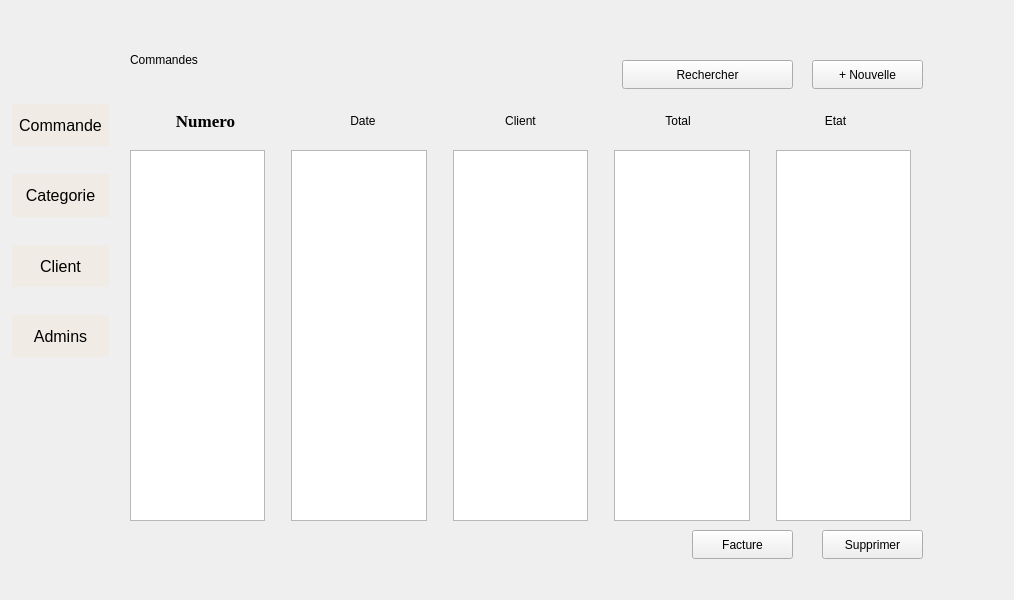
<?xml version="1.0" encoding="UTF-8"?>
<ui version="4.0">
 <class>ClientWindow</class>
 <widget class="QMainWindow" name="ClientWindow">
  <property name="geometry">
   <rect>
    <x>0</x>
    <y>0</y>
    <width>1014</width>
    <height>600</height>
   </rect>
  </property>
  <property name="windowTitle">
   <string>MainWindow</string>
  </property>
  <widget class="QWidget" name="centralwidget">
   <widget class="QStackedWidget" name="stackedWidget">
    <property name="geometry">
     <rect>
      <x>120</x>
      <y>40</y>
      <width>881</width>
      <height>541</height>
     </rect>
    </property>
    <property name="currentIndex">
     <number>2</number>
    </property>
    <widget class="QWidget" name="ClientPage">
     <widget class="QTableView" name="ClienttableView">
      <property name="geometry">
       <rect>
        <x>10</x>
        <y>30</y>
        <width>851</width>
        <height>401</height>
       </rect>
      </property>
      <property name="styleSheet">
       <string notr="true">QTableView {
    border: 1px solid #ccc;
    gridline-color: #ccc;
    background-color: #f5f5f5;
}

QTableView::item {
    padding: 5px;
    border: 1px solid #F0ECE5;
}

QHeaderView::section {
    background-color: #F0ECE5;
    color: #161A30;
    padding: 5px;
    border: 1px solid #ddd;
}

QTableView::item:selected {
    background-color: #F0ECE5;
}</string>
      </property>
     </widget>
     <widget class="QWidget" name="layoutWidget">
      <property name="geometry">
       <rect>
        <x>100</x>
        <y>460</y>
        <width>571</width>
        <height>51</height>
       </rect>
      </property>
      <layout class="QHBoxLayout" name="horizontalLayout">
       <property name="sizeConstraint">
        <enum>QLayout::SetNoConstraint</enum>
       </property>
       <property name="leftMargin">
        <number>3</number>
       </property>
       <property name="topMargin">
        <number>3</number>
       </property>
       <property name="rightMargin">
        <number>3</number>
       </property>
       <property name="bottomMargin">
        <number>3</number>
       </property>
       <item>
        <widget class="QPushButton" name="UpdateButton">
         <property name="styleSheet">
          <string notr="true">/* Estilo para los botones (QPushButton) */
QPushButton {
    font-size: 16px;
    background-color: #F0ECE5; /* Fondo marrón */
    color: black; /* Texto color negro */
    border: none;
	padding : 3px;
    border-radius: 0;
    text-align: center;
    text-decoration: none;
    display: inline-block;
    margin: 4px 2px;
    cursor: pointer;
    transition: background-color 0.3s, color 0.3s; /* Transición suave */
}

/* Cambio de color al pasar el ratón sobre el botón */
QPushButton:hover {
    background-color: #31304D; 
    color: white; 
	border : 1px solid #F0ECE5;
    border-radius: 5px;
}</string>
         </property>
         <property name="text">
          <string>Update</string>
         </property>
        </widget>
       </item>
       <item>
        <spacer name="horizontalSpacer_4">
         <property name="orientation">
          <enum>Qt::Horizontal</enum>
         </property>
         <property name="sizeHint" stdset="0">
          <size>
           <width>40</width>
           <height>20</height>
          </size>
         </property>
        </spacer>
       </item>
       <item>
        <widget class="QPushButton" name="NewButton">
         <property name="styleSheet">
          <string notr="true">/* Estilo para los botones (QPushButton) */
QPushButton {
    font-size: 16px;
    background-color: #F0ECE5; /* Fondo marrón */
    color: black; /* Texto color negro */
    border: none;
    border-radius: 0;
	padding : 3px;
    text-align: center;
    text-decoration: none;
    display: inline-block;
    margin: 4px 2px;
    cursor: pointer;
    transition: background-color 0.3s, color 0.3s; /* Transición suave */
}

/* Cambio de color al pasar el ratón sobre el botón */
QPushButton:hover {
    background-color: #31304D; 
    color: white; 
	border : 1px solid #F0ECE5;
    border-radius: 5px;
}
</string>
         </property>
         <property name="text">
          <string>New</string>
         </property>
        </widget>
       </item>
       <item>
        <spacer name="horizontalSpacer">
         <property name="orientation">
          <enum>Qt::Horizontal</enum>
         </property>
         <property name="sizeHint" stdset="0">
          <size>
           <width>40</width>
           <height>20</height>
          </size>
         </property>
        </spacer>
       </item>
       <item>
        <widget class="QPushButton" name="DeleteButton">
         <property name="styleSheet">
          <string notr="true">/* Estilo para los botones (QPushButton) */
QPushButton {
    font-size: 16px;
    background-color: #F0ECE5; /* Fondo marrón */
    color: black; /* Texto color negro */
    border: none;
    border-radius: 0;
padding : 3px;
    text-align: center;
    text-decoration: none;
    display: inline-block;
    margin: 4px 2px;
    cursor: pointer;
    transition: background-color 0.3s, color 0.3s; /* Transición suave */
}

/* Cambio de color al pasar el ratón sobre el botón */
QPushButton:hover {
    background-color: #31304D; 
    color: white; 
	border : 1px solid #F0ECE5;
    border-radius: 5px;
}
</string>
         </property>
         <property name="text">
          <string>Delete</string>
         </property>
        </widget>
       </item>
      </layout>
     </widget>
    </widget>
    <widget class="QWidget" name="AdminPage">
     <widget class="QTableView" name="AdminsView">
      <property name="geometry">
       <rect>
        <x>10</x>
        <y>30</y>
        <width>861</width>
        <height>421</height>
       </rect>
      </property>
      <property name="styleSheet">
       <string notr="true">QTableView {
    border: 1px solid #ccc;
    gridline-color: #ccc;
    background-color: #f5f5f5;
}

QTableView::item {
    padding: 5px;
    border: 1px solid #F0ECE5;
}

QHeaderView::section {
    background-color: #F0ECE5;
    color: #161A30;
    padding: 5px;
    border: 1px solid #ddd;
}

QTableView::item:selected {
    background-color: #F0ECE5;
}</string>
      </property>
     </widget>
     <widget class="QWidget" name="layoutWidget">
      <property name="geometry">
       <rect>
        <x>80</x>
        <y>490</y>
        <width>631</width>
        <height>37</height>
       </rect>
      </property>
      <layout class="QGridLayout" name="gridLayout_2">
       <item row="0" column="0">
        <widget class="QPushButton" name="NewAdminButton">
         <property name="styleSheet">
          <string notr="true">/* Estilo para los botones (QPushButton) */
QPushButton {
    font-size: 16px;
    background-color: #F0ECE5; /* Fondo marrón */
    color: black; /* Texto color negro */
    border: none;
    border-radius: 0;
padding : 3px;
    text-align: center;
    text-decoration: none;
    display: inline-block;
    margin: 4px 2px;
    cursor: pointer;
    transition: background-color 0.3s, color 0.3s; /* Transición suave */
}

/* Cambio de color al pasar el ratón sobre el botón */
QPushButton:hover {
    background-color: #31304D; 
    color: white; 
	border : 1px solid #F0ECE5;
    border-radius: 5px;
}</string>
         </property>
         <property name="text">
          <string>New Admin</string>
         </property>
        </widget>
       </item>
       <item row="0" column="1">
        <spacer name="horizontalSpacer_2">
         <property name="orientation">
          <enum>Qt::Horizontal</enum>
         </property>
         <property name="sizeHint" stdset="0">
          <size>
           <width>40</width>
           <height>20</height>
          </size>
         </property>
        </spacer>
       </item>
       <item row="0" column="2">
        <widget class="QPushButton" name="DeleteAdminButton">
         <property name="styleSheet">
          <string notr="true">/* Estilo para los botones (QPushButton) */
QPushButton {
    font-size: 16px;
    background-color: #F0ECE5; /* Fondo marrón */
    color: black; /* Texto color negro */
    border: none;
    border-radius: 0;
padding : 3px;
    text-align: center;
    text-decoration: none;
    display: inline-block;
    margin: 4px 2px;
    cursor: pointer;
    transition: background-color 0.3s, color 0.3s; /* Transición suave */
}

/* Cambio de color al pasar el ratón sobre el botón */
QPushButton:hover {
    background-color: #31304D; 
    color: white; 
	border : 1px solid #F0ECE5;
    border-radius: 5px;
}</string>
         </property>
         <property name="text">
          <string>Delete Admin</string>
         </property>
        </widget>
       </item>
       <item row="0" column="3">
        <spacer name="horizontalSpacer_3">
         <property name="orientation">
          <enum>Qt::Horizontal</enum>
         </property>
         <property name="sizeHint" stdset="0">
          <size>
           <width>40</width>
           <height>20</height>
          </size>
         </property>
        </spacer>
       </item>
       <item row="0" column="4">
        <widget class="QPushButton" name="UpdateAdminsButton">
         <property name="styleSheet">
          <string notr="true">/* Estilo para los botones (QPushButton) */
QPushButton {
    font-size: 16px;
    background-color: #F0ECE5; /* Fondo marrón */
    color: black; /* Texto color negro */
    border: none;
    border-radius: 0;
padding : 3px;
    text-align: center;
    text-decoration: none;
    display: inline-block;
    margin: 4px 2px;
    cursor: pointer;
    transition: background-color 0.3s, color 0.3s; /* Transición suave */
}

/* Cambio de color al pasar el ratón sobre el botón */
QPushButton:hover {
    background-color: #31304D; 
    color: white; 
	border : 1px solid #F0ECE5;
    border-radius: 5px;
}</string>
         </property>
         <property name="text">
          <string>Update</string>
         </property>
        </widget>
       </item>
      </layout>
     </widget>
    </widget>
    <widget class="QWidget" name="Commande">
     <widget class="QWidget" name="horizontalLayoutWidget">
      <property name="geometry">
       <rect>
        <x>10</x>
        <y>60</y>
        <width>781</width>
        <height>41</height>
       </rect>
      </property>
      <layout class="QHBoxLayout" name="horizontalLayout_2">
       <item>
        <widget class="QLabel" name="numerocmd">
         <property name="sizePolicy">
          <sizepolicy hsizetype="Preferred" vsizetype="Preferred">
           <horstretch>0</horstretch>
           <verstretch>0</verstretch>
          </sizepolicy>
         </property>
         <property name="font">
          <font>
           <family>Times New Roman</family>
           <pointsize>13</pointsize>
           <italic>false</italic>
           <bold>true</bold>
          </font>
         </property>
         <property name="styleSheet">
          <string notr="true">font:700 13pt &quot;Times New Roman&quot;;</string>
         </property>
         <property name="frameShape">
          <enum>QFrame::NoFrame</enum>
         </property>
         <property name="frameShadow">
          <enum>QFrame::Plain</enum>
         </property>
         <property name="lineWidth">
          <number>0</number>
         </property>
         <property name="text">
          <string>Numero</string>
         </property>
         <property name="textFormat">
          <enum>Qt::MarkdownText</enum>
         </property>
         <property name="alignment">
          <set>Qt::AlignCenter</set>
         </property>
        </widget>
       </item>
       <item>
        <widget class="QLabel" name="date">
         <property name="styleSheet">
          <string notr="true">font:700 13pt &quot;Times New Roman&quot;;</string>
         </property>
         <property name="text">
          <string>Date</string>
         </property>
         <property name="alignment">
          <set>Qt::AlignCenter</set>
         </property>
        </widget>
       </item>
       <item>
        <widget class="QLabel" name="client">
         <property name="styleSheet">
          <string notr="true">font:700 13pt &quot;Times New Roman&quot;;</string>
         </property>
         <property name="text">
          <string>Client</string>
         </property>
         <property name="textFormat">
          <enum>Qt::MarkdownText</enum>
         </property>
         <property name="alignment">
          <set>Qt::AlignCenter</set>
         </property>
         <property name="margin">
          <number>0</number>
         </property>
        </widget>
       </item>
       <item>
        <widget class="QLabel" name="total">
         <property name="styleSheet">
          <string notr="true">font:700 13pt &quot;Times New Roman&quot;;</string>
         </property>
         <property name="text">
          <string>Total</string>
         </property>
         <property name="alignment">
          <set>Qt::AlignCenter</set>
         </property>
        </widget>
       </item>
       <item>
        <widget class="QLabel" name="etat">
         <property name="styleSheet">
          <string notr="true">font:700 13pt &quot;Times New Roman&quot;;</string>
         </property>
         <property name="text">
          <string>Etat</string>
         </property>
         <property name="textFormat">
          <enum>Qt::MarkdownText</enum>
         </property>
         <property name="alignment">
          <set>Qt::AlignCenter</set>
         </property>
         <property name="indent">
          <number>0</number>
         </property>
        </widget>
       </item>
      </layout>
     </widget>
     <widget class="QLabel" name="title">
      <property name="geometry">
       <rect>
        <x>10</x>
        <y>10</y>
        <width>191</width>
        <height>20</height>
       </rect>
      </property>
      <property name="styleSheet">
       <string notr="true">font:700 20pt &quot;Times New Roman&quot;;</string>
      </property>
      <property name="text">
       <string>Commandes</string>
      </property>
     </widget>
     <widget class="QWidget" name="horizontalLayoutWidget_2">
      <property name="geometry">
       <rect>
        <x>10</x>
        <y>110</y>
        <width>781</width>
        <height>371</height>
       </rect>
      </property>
      <layout class="QHBoxLayout" name="horizontalLayout_3">
       <item>
        <widget class="QColumnView" name="numcmd"/>
       </item>
       <item>
        <spacer name="verticalSpacer">
         <property name="orientation">
          <enum>Qt::Vertical</enum>
         </property>
         <property name="sizeHint" stdset="0">
          <size>
           <width>20</width>
           <height>40</height>
          </size>
         </property>
        </spacer>
       </item>
       <item>
        <widget class="QColumnView" name="datecmd"/>
       </item>
       <item>
        <spacer name="verticalSpacer_2">
         <property name="orientation">
          <enum>Qt::Vertical</enum>
         </property>
         <property name="sizeHint" stdset="0">
          <size>
           <width>20</width>
           <height>40</height>
          </size>
         </property>
        </spacer>
       </item>
       <item>
        <widget class="QColumnView" name="client_2"/>
       </item>
       <item>
        <spacer name="verticalSpacer_3">
         <property name="orientation">
          <enum>Qt::Vertical</enum>
         </property>
         <property name="sizeHint" stdset="0">
          <size>
           <width>20</width>
           <height>40</height>
          </size>
         </property>
        </spacer>
       </item>
       <item>
        <widget class="QColumnView" name="total_2"/>
       </item>
       <item>
        <spacer name="verticalSpacer_4">
         <property name="orientation">
          <enum>Qt::Vertical</enum>
         </property>
         <property name="sizeHint" stdset="0">
          <size>
           <width>20</width>
           <height>40</height>
          </size>
         </property>
        </spacer>
       </item>
       <item>
        <widget class="QColumnView" name="etat_2"/>
       </item>
      </layout>
     </widget>
     <widget class="QPushButton" name="newcmd">
      <property name="geometry">
       <rect>
        <x>692</x>
        <y>20</y>
        <width>111</width>
        <height>29</height>
       </rect>
      </property>
      <property name="text">
       <string>+ Nouvelle</string>
      </property>
     </widget>
     <widget class="QPushButton" name="recherche">
      <property name="geometry">
       <rect>
        <x>502</x>
        <y>20</y>
        <width>171</width>
        <height>29</height>
       </rect>
      </property>
      <property name="text">
       <string>Rechercher</string>
      </property>
     </widget>
     <widget class="QPushButton" name="suppcmd">
      <property name="geometry">
       <rect>
        <x>702</x>
        <y>490</y>
        <width>101</width>
        <height>29</height>
       </rect>
      </property>
      <property name="text">
       <string>Supprimer</string>
      </property>
     </widget>
     <widget class="QPushButton" name="facture">
      <property name="geometry">
       <rect>
        <x>572</x>
        <y>490</y>
        <width>101</width>
        <height>29</height>
       </rect>
      </property>
      <property name="text">
       <string>Facture</string>
      </property>
     </widget>
    </widget>
    <widget class="QWidget" name="page"/>
   </widget>
   <widget class="QWidget" name="layoutWidget">
    <property name="geometry">
     <rect>
      <x>10</x>
      <y>100</y>
      <width>101</width>
      <height>261</height>
     </rect>
    </property>
    <layout class="QGridLayout" name="gridLayout">
     <property name="sizeConstraint">
      <enum>QLayout::SetNoConstraint</enum>
     </property>
     <property name="verticalSpacing">
      <number>20</number>
     </property>
     <item row="2" column="2">
      <widget class="QPushButton" name="ClientButton">
       <property name="sizePolicy">
        <sizepolicy hsizetype="Minimum" vsizetype="Preferred">
         <horstretch>0</horstretch>
         <verstretch>0</verstretch>
        </sizepolicy>
       </property>
       <property name="styleSheet">
        <string notr="true">/* Estilo para los botones (QPushButton) */
QPushButton {
    font-size: 16px;
    background-color: #F0ECE5; /* Fondo marrón */
    color: black; /* Texto color negro */
    border: none;
    border-radius: 0;
	padding : 3px;
    text-align: center;
    text-decoration: none;
    display: inline-block;
    margin: 4px 2px;
    cursor: pointer;
    transition: background-color 0.3s, color 0.3s; /* Transición suave */
}

/* Cambio de color al pasar el ratón sobre el botón */
QPushButton:hover {
    background-color: #31304D; 
    color: white; 
	border : 1px solid #F0ECE5;
    border-radius: 5px;
}</string>
       </property>
       <property name="text">
        <string>Client</string>
       </property>
      </widget>
     </item>
     <item row="0" column="2">
      <widget class="QPushButton" name="CommandeButton">
       <property name="sizePolicy">
        <sizepolicy hsizetype="Minimum" vsizetype="Preferred">
         <horstretch>0</horstretch>
         <verstretch>0</verstretch>
        </sizepolicy>
       </property>
       <property name="styleSheet">
        <string notr="true">/* Estilo para los botones (QPushButton) */
QPushButton {
    font-size: 16px;
    background-color: #F0ECE5; /* Fondo marrón */
    color: black; /* Texto color negro */
    border: none;
    border-radius: 0;
	padding : 3px;
    text-align: center;
    text-decoration: none;
    display: inline-block;
    margin: 4px 2px;
    cursor: pointer;
    transition: background-color 0.3s, color 0.3s; /* Transición suave */
}

/* Cambio de color al pasar el ratón sobre el botón */
QPushButton:hover {
    background-color: #31304D; 
    color: white; 
	border : 1px solid #F0ECE5;
    border-radius: 5px;
}</string>
       </property>
       <property name="text">
        <string>Commande</string>
       </property>
      </widget>
     </item>
     <item row="1" column="2">
      <widget class="QPushButton" name="CategorieButton">
       <property name="sizePolicy">
        <sizepolicy hsizetype="Minimum" vsizetype="Preferred">
         <horstretch>0</horstretch>
         <verstretch>0</verstretch>
        </sizepolicy>
       </property>
       <property name="styleSheet">
        <string notr="true">/* Estilo para los botones (QPushButton) */
QPushButton {
    font-size: 16px;
    background-color: #F0ECE5; /* Fondo marrón */
    color: black; /* Texto color negro */
    border: none;
    border-radius: 0;
    text-align: center;
    text-decoration: none;
    display: inline-block;
    margin: 4px 2px;
    cursor: pointer;
    transition: background-color 0.3s, color 0.3s; /* Transición suave */
}

/* Cambio de color al pasar el ratón sobre el botón */
QPushButton:hover {
    background-color: #31304D; 
    color: white; 
	border : 1px solid #F0ECE5;
    border-radius: 5px;
}</string>
       </property>
       <property name="text">
        <string>Categorie</string>
       </property>
      </widget>
     </item>
     <item row="3" column="2">
      <widget class="QPushButton" name="AdminButton">
       <property name="sizePolicy">
        <sizepolicy hsizetype="Minimum" vsizetype="Preferred">
         <horstretch>0</horstretch>
         <verstretch>0</verstretch>
        </sizepolicy>
       </property>
       <property name="styleSheet">
        <string notr="true">/* Estilo para los botones (QPushButton) */
QPushButton {
    font-size: 16px;
    background-color: #F0ECE5; /* Fondo marrón */
    color: black; /* Texto color negro */
    border: none;
    border-radius: 0;
	padding : 3px;
    text-align: center;
    text-decoration: none;
    display: inline-block;
    margin: 4px 2px;
    cursor: pointer;
    transition: background-color 0.3s, color 0.3s; /* Transición suave */
}

/* Cambio de color al pasar el ratón sobre el botón */
QPushButton:hover {
    background-color: #31304D; 
    color: white; 
	border : 1px solid #F0ECE5;
    border-radius: 5px;
}</string>
       </property>
       <property name="text">
        <string>Admins</string>
       </property>
      </widget>
     </item>
    </layout>
   </widget>
  </widget>
 </widget>
 <resources/>
 <connections/>
</ui>
